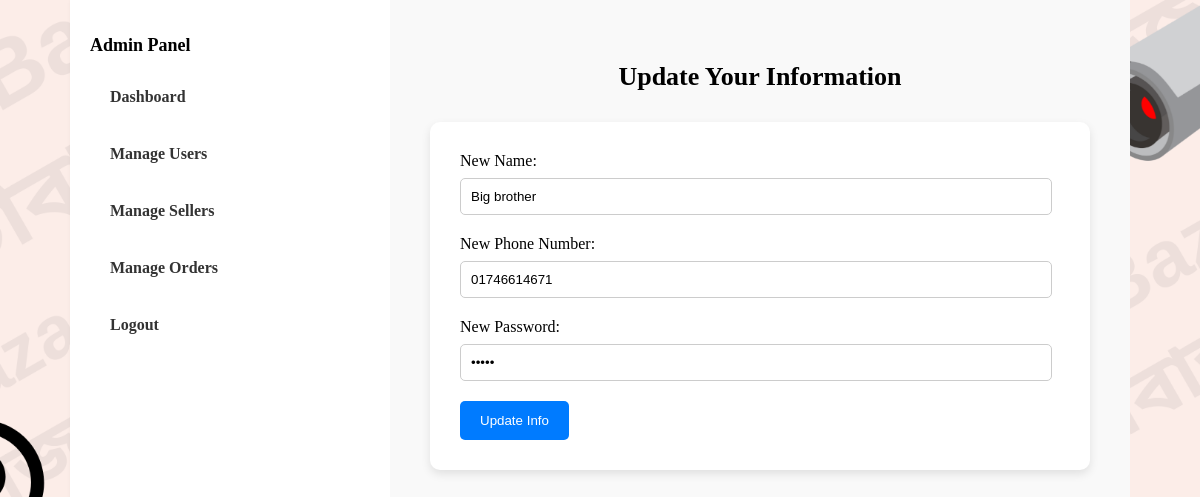
Page /update_admin_info.php (signed in) on the earlier database version.
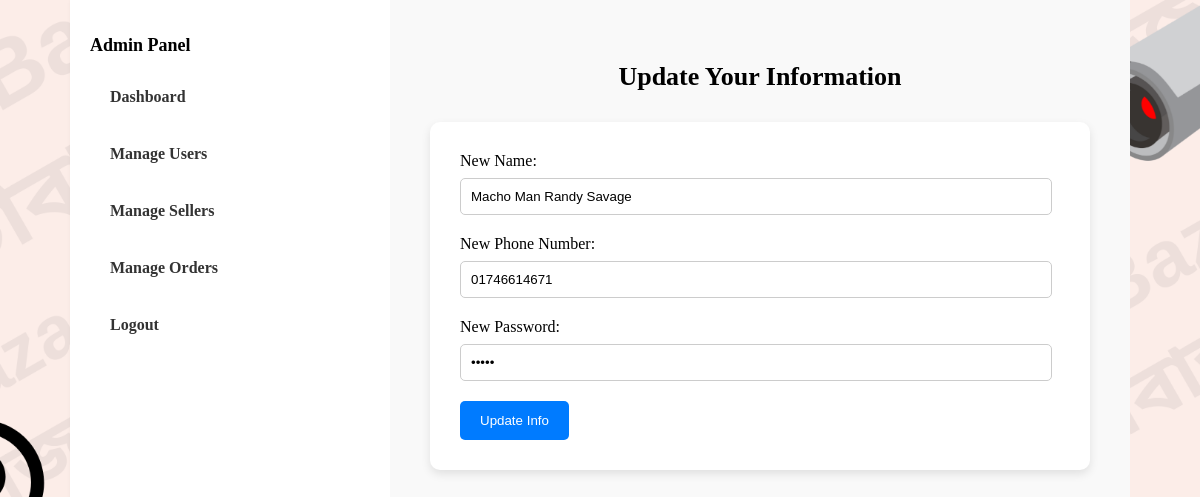
Same page on the later database version.
### tables this page shows
CREATE TABLE `user` (
  `customer_id` int(11) NOT NULL,
  `admin` tinyint(1) NOT NULL DEFAULT 0,
  `customer` tinyint(1) NOT NULL DEFAULT 0,
  `Uname` varchar(100) NOT NULL,
  `PhoneNo` varchar(20) NOT NULL,
  `Upassword` varchar(255) NOT NULL,
  `Uemail` varchar(100) NOT NULL
);

### update_admin_info.php (the view, shortened to what this page needs)
<?php
$conn = mysqli_connect('localhost', 'root', '', 'kachabazarDB');
$admin_id = $_SESSION['admin_id'];
$admin_query = "SELECT * FROM User WHERE customer_id = $admin_id AND admin = 1";
$admin_result = mysqli_query($conn, $admin_query);
$admin_data = mysqli_fetch_assoc($admin_result);
?>
<!DOCTYPE html>
<html lang="en">
<head>
    <link rel="stylesheet" href="css/styles.css">
</head>
<body class="admin-page">
<div class="dashboard-container">
    <div class="sidebar">
        <h2>Admin Panel</h2>
        <ul>
            <li><a href="admin_dashboard.php">Dashboard</a></li>
            <li><a href="manage_users.php">Manage Users</a></li>
            <li><a href="manage_sellers.php">Manage Sellers</a></li>
            <li><a href="manage_orders.php">Manage Orders</a></li>
            <li><a href="logout.php">Logout</a></li>
        </ul>
    </div>
    <div class="main-content">
        <h2>Update Your Information</h2>
        <div class="update-form">
            <form method="POST" action="">
                <label for="new_name">New Name:</label>
                <input type="text" name="new_name" id="new_name" value="<?php echo htmlspecialchars($admin_data['Uname']); ?>" required>
                <label for="new_phone">New Phone Number:</label>
                <input type="text" name="new_phone" id="new_phone" value="<?php echo htmlspecialchars($admin_data['PhoneNo']); ?>" required>
                <label for="new_password">New Password:</label>
                <input type="password" name="new_password" id="new_password" value="<?php echo htmlspecialchars($admin_data['Upassword']); ?>" required>
                <input type="submit" value="Update Info">
            </form>
        </div>
    </div>
</div>
</body>
</html>

Differences in the rows shown:
changed user: new_name "Big brother" → "Macho Man Randy Savage"
